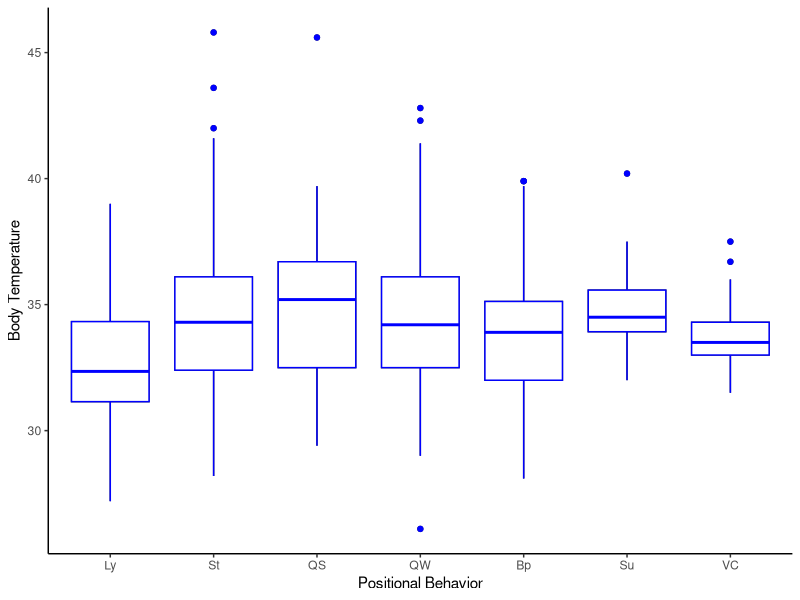
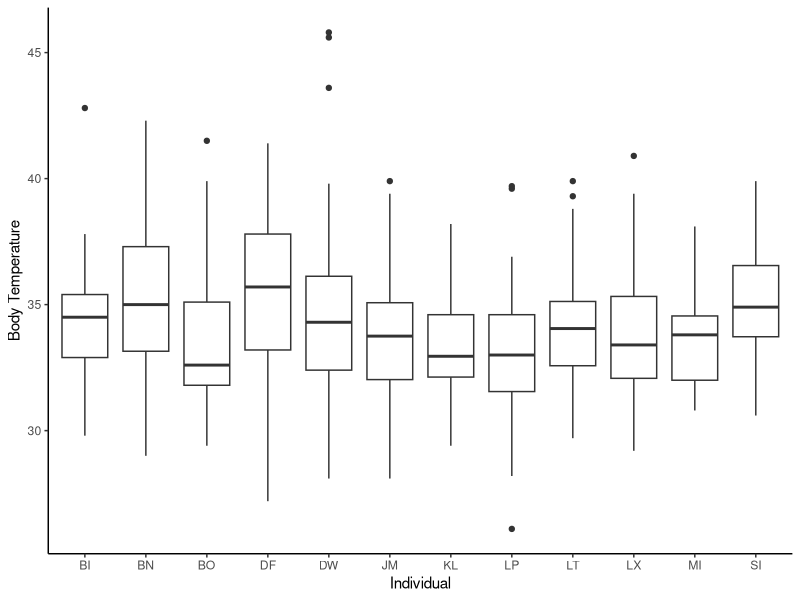
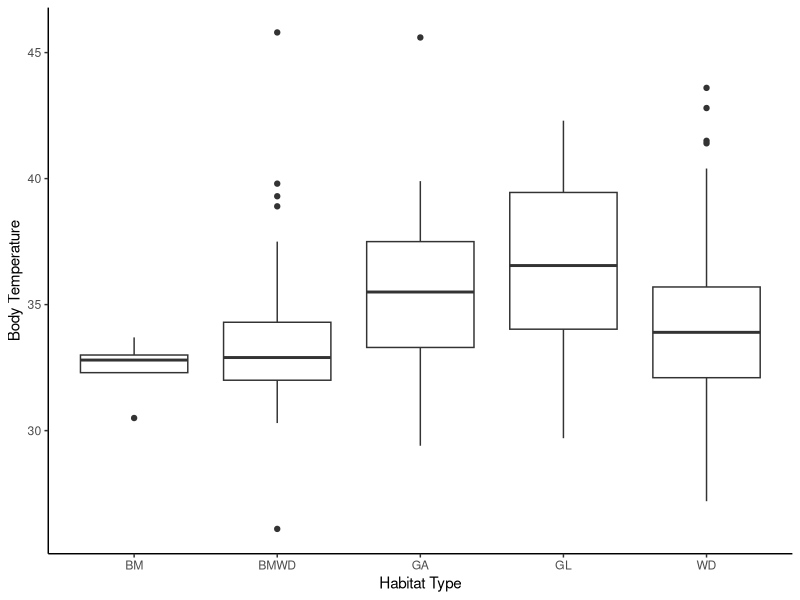
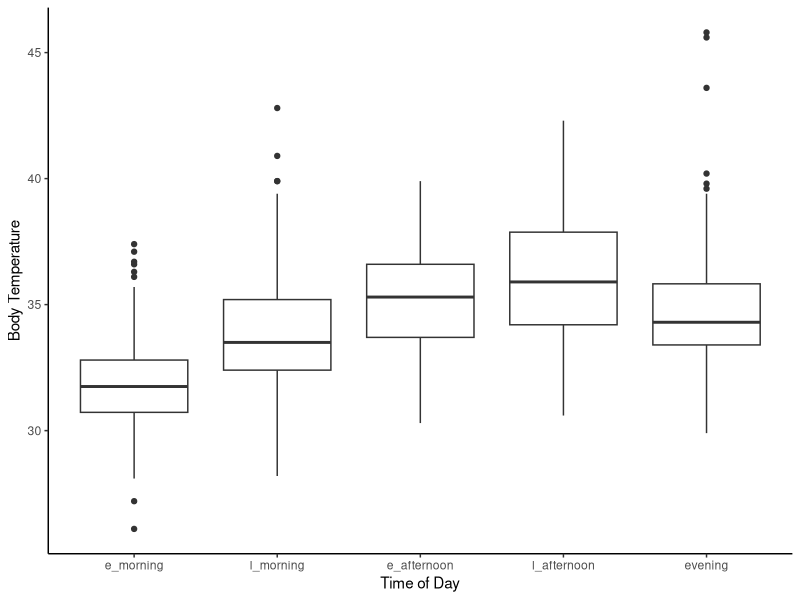
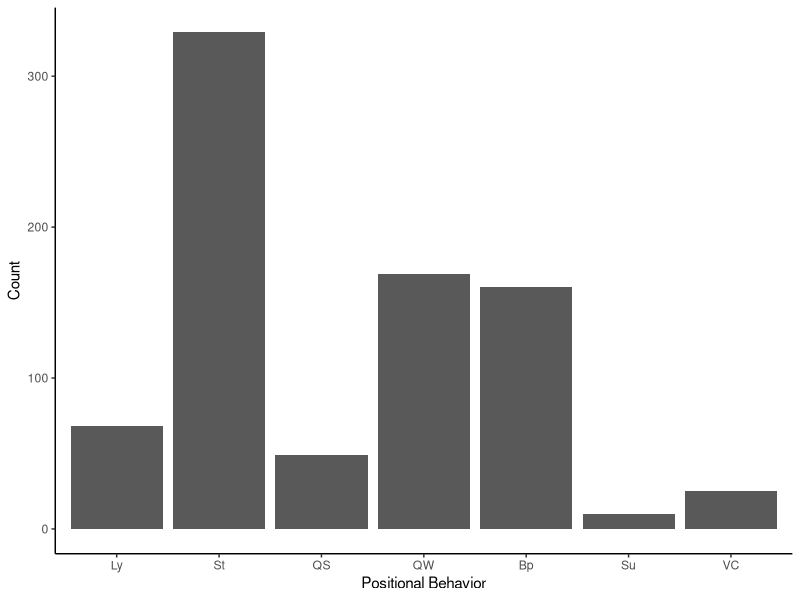
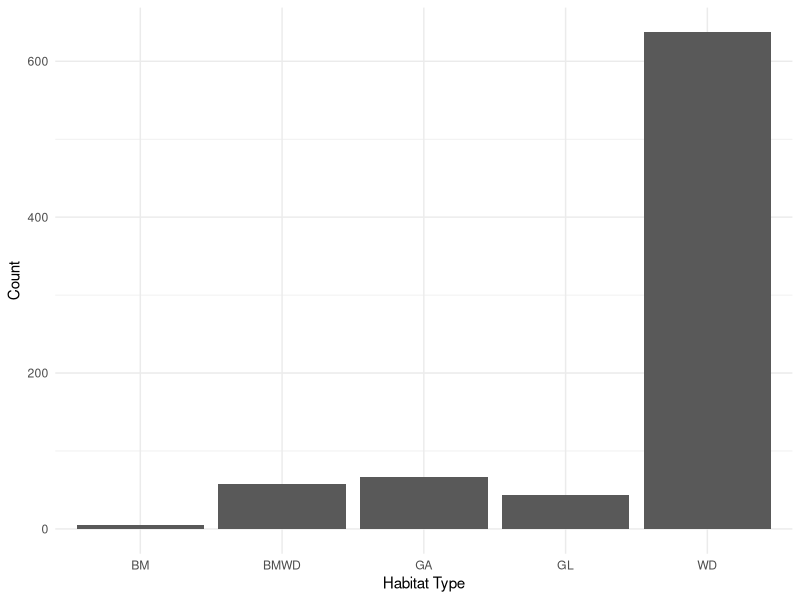
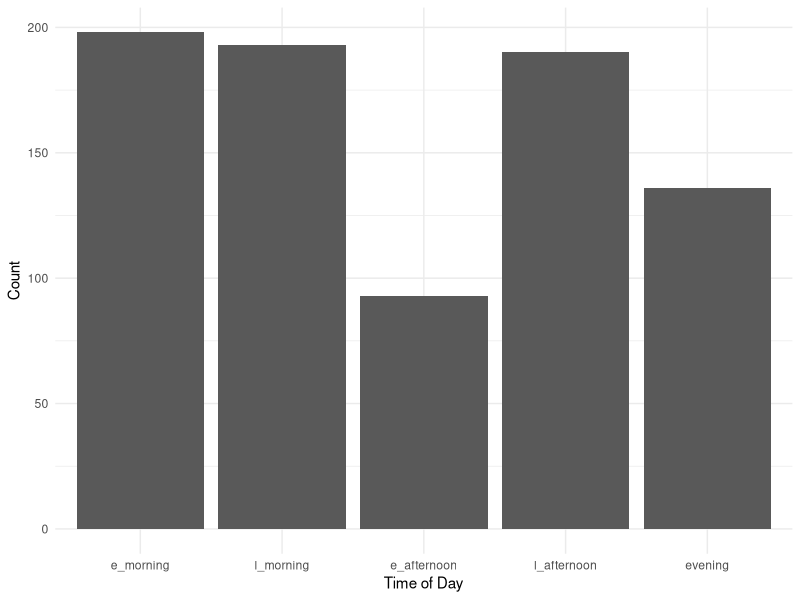
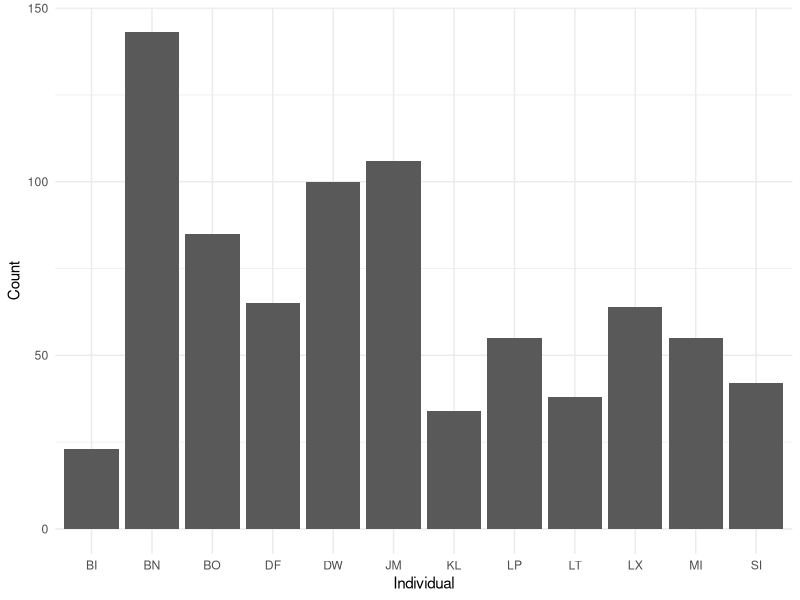

Generate these figures, in order, with R: (Note: this script raises an error after producing the figures.)
# load libraries
library(tidyverse) 
library(readr) 
library(lubridate)
library(magrittr)
library(ggplot2)
library(car)
library(emmeans)
library(lme4)

##read in data
prelim_tidy <- read_csv("_data/_tidy/prelim_data_tidycols.csv")
View(prelim_tidy)

#Omit any missing values:
summary(is.na(prelim_tidy))

prelim_temp<-na.omit(prelim_tidy)
View(prelim_temp)

#Combine positional behaviors into smaller categories
# suspensory = Cb, Br & QM
#Vertical climb and cling together
prelim_temp$pos_beh[prelim_temp$pos_beh == "Cb"] <- "Su"
prelim_temp$pos_beh[prelim_temp$pos_beh == "Br"] <- "Su"
prelim_temp$pos_beh[prelim_temp$pos_beh == "QM"] <- "Su"
prelim_temp$pos_beh[prelim_temp$pos_beh == "Sq"] <- "St"
prelim_temp$pos_beh[prelim_temp$pos_beh == "Vci"] <- "VC"
prelim_temp$pos_beh[prelim_temp$pos_beh == "Abp"] <- "Bp"
prelim_temp$pos_beh[prelim_temp$pos_beh == "BpS"] <- "Bp"
prelim_temp$pos_beh[prelim_temp$pos_beh == "BpW"] <- "Bp"

############
##re-order levels
prelim_temp$time_od <- factor(prelim_temp$time_od, levels = c("e_morning", "l_morning", "e_afternoon", "l_afternoon", "evening"))
prelim_temp$pos_beh <- factor(prelim_temp$pos_beh, levels = c("Ly", "St", "QS", "QW", "Bp", "Su", "VC"))


##plotting
ggplot(prelim_temp, aes(pos_beh, therm_t)) +
  geom_boxplot() + labs(x="Positional Behavior", y="Body Temperature") +
  theme_classic() + geom_boxplot(fill = "white", colour = "blue")

ggplot(prelim_temp, aes(individual, therm_t)) +
  geom_boxplot() + labs(x="Individual", y="Body Temperature") +
  theme_classic()

ggplot(prelim_temp, aes(hab_type, therm_t)) +
  geom_boxplot() + labs(x="Habitat Type", y="Body Temperature") +
  theme_classic()

ggplot(prelim_temp, aes(time_od, therm_t)) +
  geom_boxplot() + labs(x="Time of Day", y="Body Temperature") +
  theme_classic()

##counts
ggplot(prelim_temp, aes(pos_beh))+
  geom_bar(stat="count") + labs(x="Positional Behavior", y="Count") +
  theme_classic()  

ggplot(prelim_temp, aes(hab_type))+
  geom_bar(stat="count") + labs(x="Habitat Type", y="Count")+
  theme_minimal()    ###can I combine bamboo with bamboo woodland?

ggplot(prelim_temp, aes(time_od))+
  geom_bar(stat="count") + labs(x="Time of Day", y="Count")+
  theme_minimal()

ggplot(prelim_temp, aes(individual))+
  geom_bar(stat="count") + labs(x="Individual", y="Count")+
  theme_minimal()

ggplot(prelim_temp, aes(sun))+
  geom_histogram()

###model plotting
library(broom)
m1 <- lmer(therm_t ~ pos_beh + time_od + sun + date + hab_type + 
       (1|individual), data = prelim_temp)

summary(m1)
m1_res <- tidy(coef(summary(m1)) ) 

ggplot(m1_res, aes())


###
prelim_temp$pred <- predict(m1, type="response")



##attempting to follow tutorial but got too confused....
preddata <- with(prelim_temp, expand.grid(pos_beh = levels(pos_beh), time_od = levels(time_od),
                                          sun = levels(sun), date = levels(date), hab_type = levels(hab_type)))

mm <- model.matrix(~pos_beh + time_od + sun + date + hab_type)

pframe2 <- data.frame(preddata,eta=mm%*%fixef(m1))
pvar1 <- diag(mm %*% tcrossprod(vcov(m1),mm))
tvar1 <- pvar1+VarCorr(m1)$individual
